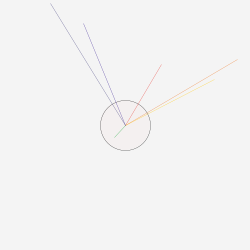
Frame 1 (no input)
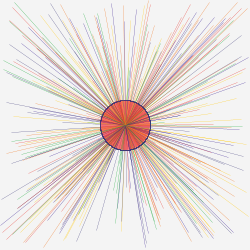
Frame 60 (the mouse pressed at the canvas centre just before this capture)
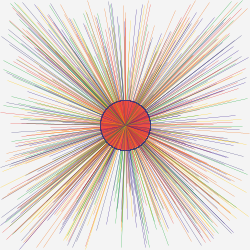
Frame 120 (the mouse held since frame 60 and released just before this capture)

The Processing sketch that drew these frames (run headless with seeded random() and noise(); from frame 60 on, the mouse is pressed at the canvas centre):

// Processing sketch: processing_17649
// ── processing_17649.pde


void setup(){
background(244,244,244);
size(250,250);
}

void draw(){
  
 strokeWeight(0.25);

fill(231,47,39,5);
ellipse(125,125,50,50);


stroke(231,47,39);
line(random(250),random(250),125,125);

stroke(238,113,25);
line(random(250),random(250),125,125);

stroke(255,200,8);
line(random(250),random(250),125,125);

stroke(19,166,50);
line(random(250),random(250),125,125);

stroke(46,20,141);
line(random(250),random(250),125,125);

stroke(58,55,119);
line(random(250),random(250),125,125);

if(keyPressed){
  background(244,244,244);
}

}
  
